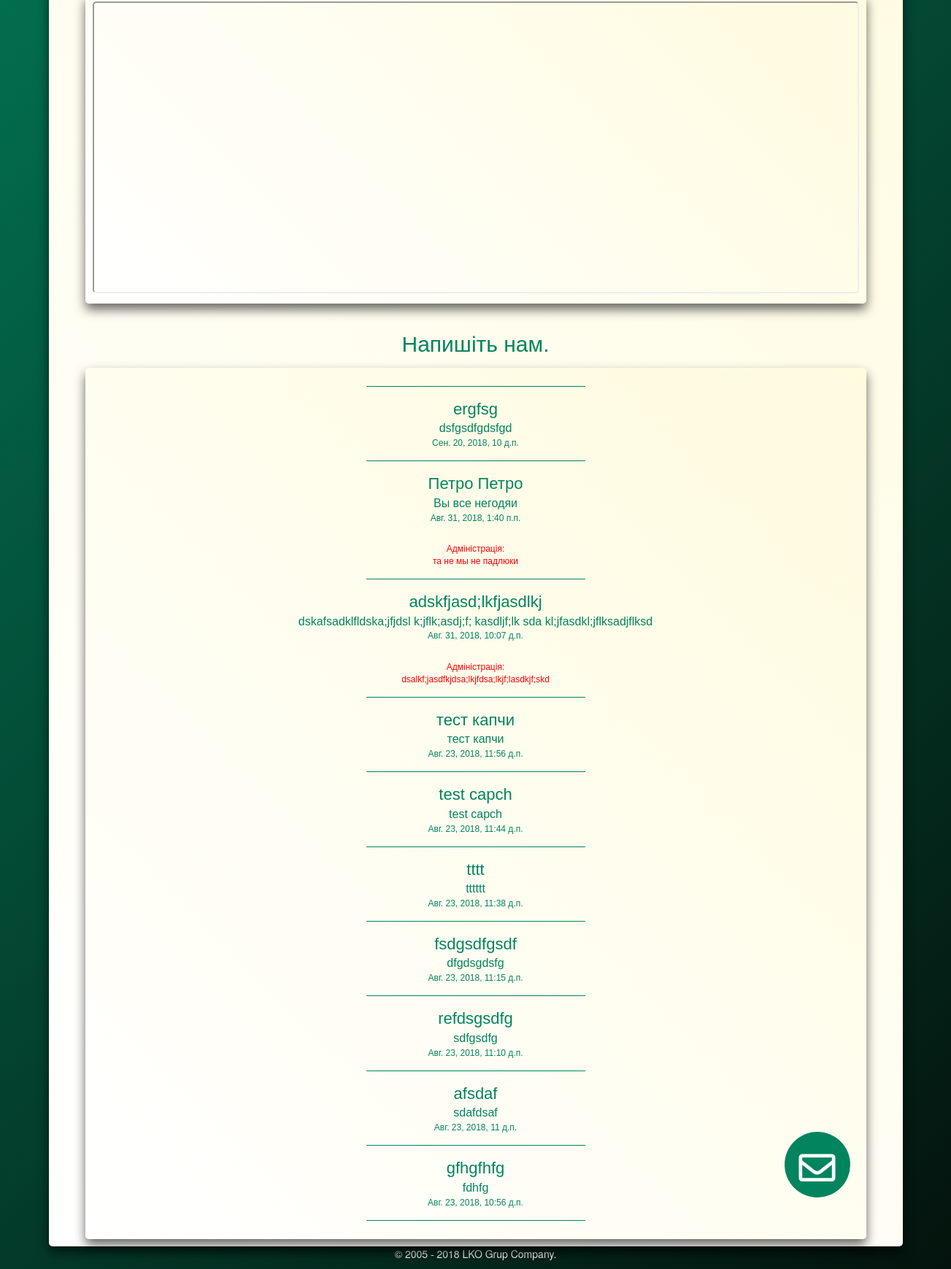
The page /contacts/ (lower part) on the database as committed earlier.
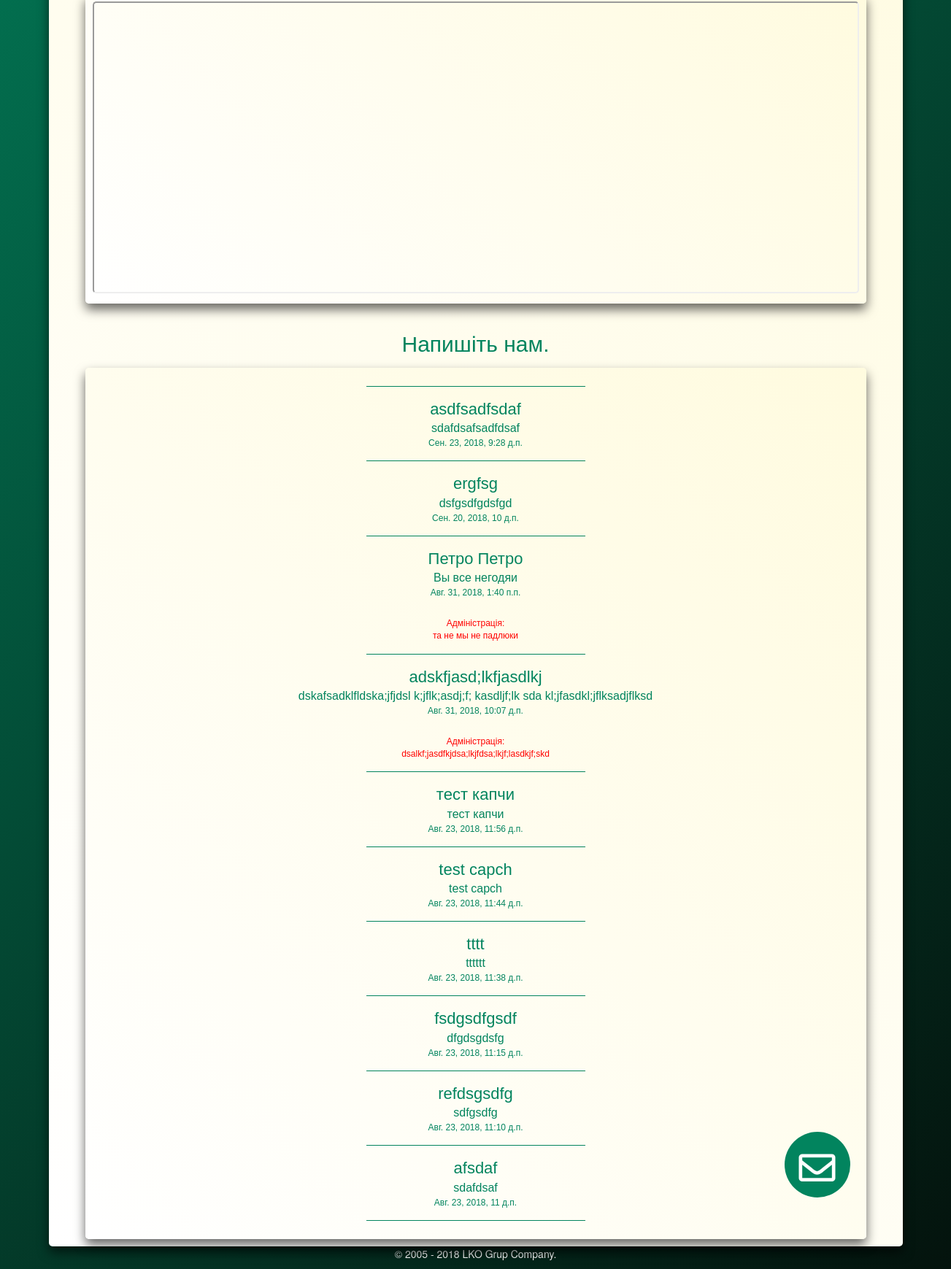
The same page on the database as committed later.
### main/models.py (models this page shows, shortened)
class Message(models.Model):
	visitor = models.CharField(max_length=100, blank=True, null=True, default=None)
	text = models.TextField(blank = True, null = True, default = None, verbose_name="текст повідомлення")
	date = models.DateTimeField(auto_now_add = True, auto_now = False)
	class Meta:
		verbose_name = 'Сообщение'
		verbose_name_plural = 'Сообщения'

class Comments(models.Model):
	commentator = models.CharField(max_length=100, blank=True, null=True, default=None)
	comments_text = models.TextField(blank = True, null = True, default = None)
	date = models.DateTimeField(auto_now_add = True, auto_now = False)
	comments_message = models.ForeignKey(Message)
	class Meta:
		verbose_name = 'Ответ'
		verbose_name_plural = 'Ответы на Сообщения'

### main/views.py (the view)
# urls.py: url(r'^contacts/$', views.contacts, name ='contacts'),
def contacts(request):
	args = {}
	args.update(csrf(request))
	args['messages'] = Message.objects.order_by('-date')[:10]
	args['comments'] = Comments.objects.all
	return render_to_response('contacts.html',  args)

### templates/contacts.html (shortened to what this page needs)
{% extends 'main.html' %}
{% load staticfiles %}
{% block main %}
<div class="muClass1" >
    <div class="container marketing">
      <div class="row">
        <div class="col-lg-12" style="box-shadow: 0 8px 15px rgba(0, 0, 0, .6); border-radius: 5px 5px 5px 5px; padding-top: 20px; background: linear-gradient(45deg,#ffffff, #fffbdf);">
        <div class="row">
          <div class="myClass7">
            <iframe src="https://www.google.com/maps/embed?pb=!1m18!1m12!1m3!1d12101.399501274043!2d30.564413038810393!3d50.38508921221709!2m3!1f0!2f0!3f0!3m2!1i1024!2i768!4f13.1!3m3!1m2!1s0x40d4c60a18c96629%3A0x39c62430a7385163!2z0JvQutC-!5e0!3m2!1sru!2sua!4v1529586435126"  width="100%" height="400" style=" border-radius: 5px 5px 5px 5px; " allowfullscreen></iframe>
          </div>
          <p style="margin-top: 35px; color: #02845e; text-align: center; font-size: 30px; font-family: Bitter,Helvetica,Arial,sans-serif;">Напишіть нам.</p>
          <wrapper>
            <div id="myBtn" class="dws1">
              <div id="myBtn" class="pulse1">
              <div id="myBtn" class="block1"></div>
              <div id="myBtn" class="phone1"><i class="far fa-envelope"></i></div>
              </div>
            </div>
            </wrapper>
            <div class="myClass7">
            <hr class="featurette-divider" style="border-color: #02845e; margin: 15px 375px 15px 375px;">
            {% for message in messages %}
            <p style="color: #02845e; margin: 0px 15px 0px 15px; font-family: Bitter,Helvetica,Arial,sans-serif; font-size: 22px; text-align: center; text-align: center;"> {{ message.visitor}}</p>
            <p style="color: #02845e; margin: 0px 15px 0px 15px; font-family: Bitter,Helvetica,Arial,sans-serif; font-size: 16px; text-align: center; text-align: center;"> {{ message.text}}</p>
            <p style="color: #02845e; margin: 0px 15px 0px 15px; font-family: Bitter,Helvetica,Arial,sans-serif; font-size: 12px; text-align: center; text-align: center;"> {{ message.date}}</p>
          {% for test in message.comments_set.all %}
          <p style="color: red; margin: 25px 15px 0px 15px; font-family: Bitter,Helvetica,Arial,sans-serif; font-size: 12px; text-align: center; text-align: center;">Адміністрація:</p>
          <p style="color: red; margin: 0px 15px 0px 15px; font-family: Bitter,Helvetica,Arial,sans-serif; font-size: 12px; text-align: center; text-align: center;"> {{test.comments_text}}</p>
          {% endfor %}
          <hr class="featurette-divider" style="border-color: #02845e; margin: 15px 375px 15px 375px;">
          {% endfor %}
          </div>
        </div>
    </div>
{% endblock %}s

Rows that differ between the two databases and show on the page:
no longer on this page (row unchanged): Message: visitor "gfhgfhfg", text "fdhfg", date "Авг. 23, 2018, 10:56 д.п."
added Message: visitor "asdfsadfsdaf", text "sdafdsafsadfdsaf", date "Сен. 23, 2018, 9:28 д.п."
